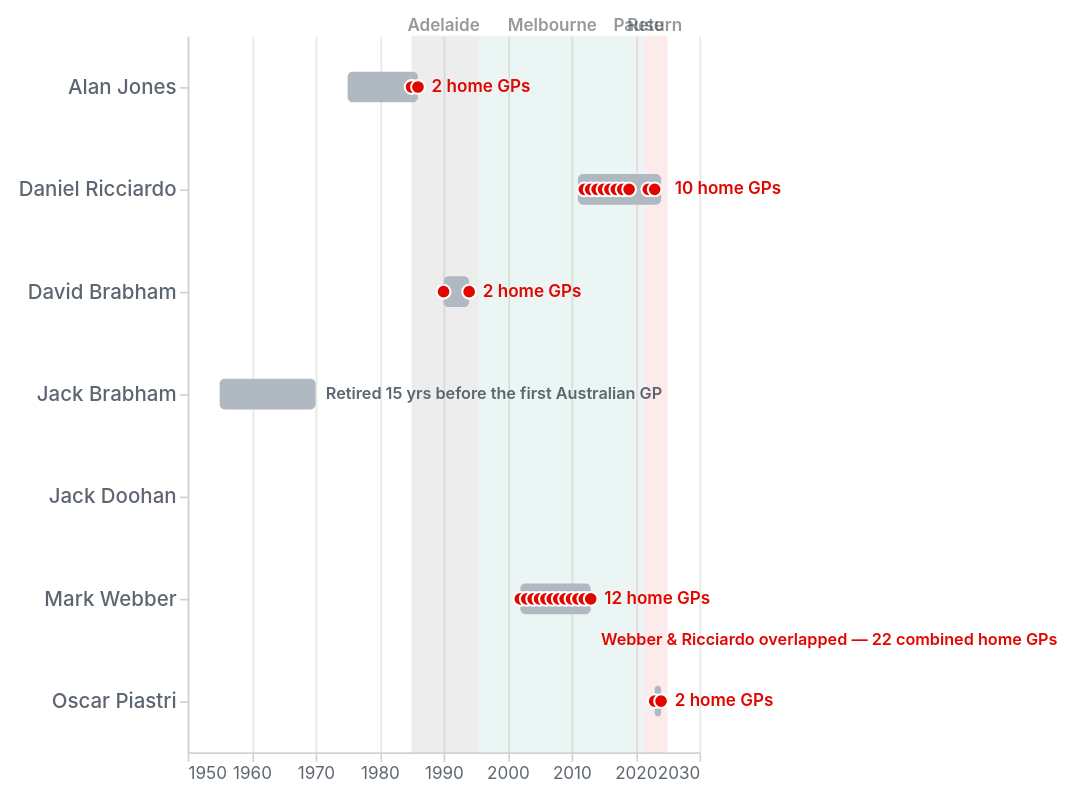

The Vega-Lite source for this figure:
### Vega-Lite specification from a JSON file in a GitHub repository (floating-point values rounded to 4 significant figures)
{"$schema": "https://vega.github.io/schema/vega-lite/v5.json", "width": "container", "height": 420, "padding": {"left": 10, "right": 20, "top": 10, "bottom": 10}, "config": {"view": {"stroke": null}, "axis": {"labelColor": "#5d6670", "titleColor": "#30353b", "gridColor": "#e6e8e3", "domainColor": "#cfd4ce", "tickColor": "#cfd4ce", "labelFont": "Inter", "titleFont": "Inter"}, "legend": {"labelFont": "Inter", "titleFont": "Inter"}, "font": "Inter"}, "data": {"values": [{"driver": "Jack Brabham", "career_start": 1955, "career_end": 1970, "career_starts": 128, "career_wins": 14, "home_gp_starts": 0, "home_gp_years": ""}, {"driver": "Alan Jones", "career_start": 1975, "career_end": 1986, "career_starts": 117, "career_wins": 12, "home_gp_starts": 2, "home_gp_years": "1985;1986"}, {"driver": "David Brabham", "career_start": 1990, "career_end": 1994, "career_starts": 30, "career_wins": 0, "home_gp_starts": 2, "home_gp_years": "1990;1994"}, {"driver": "Mark Webber", "career_start": 2002, "career_end": 2013, "career_starts": 217, "career_wins": 9, "home_gp_starts": 12, "home_gp_years": "2002;2003;2004;2005;2006;2007;2008;2009;2010;2011;2012;2013"}, {"driver": "Daniel Ricciardo", "career_start": 2011, "career_end": 2024, "career_starts": 257, "career_wins": 8, "home_gp_starts": 10, "home_gp_years": "2012;2013;2014;2015;2016;2017;2018;2019;2022;2023"}, {"driver": "Oscar Piastri", "career_start": 2023, "career_end": 2024, "career_starts": 46, "career_wins": 2, "home_gp_starts": 2, "home_gp_years": "2023;2024"}, {"driver": "Jack Doohan", "career_start": 2024, "career_end": 2024, "career_starts": 1, "career_wins": 0, "home_gp_starts": 0, "home_gp_years": ""}]}, "layer": [{"data": {"values": [{"x1": 1985, "x2": 1996.0, "era": "Adelaide"}, {"x1": 1996.0, "x2": 2020.0, "era": "Melbourne"}, {"x1": 2020.0, "x2": 2022.0, "era": "Pause"}, {"x1": 2022.0, "x2": 2025, "era": "Return"}]}, "mark": {"type": "rect"}, "encoding": {"x": {"field": "x1", "type": "quantitative", "scale": {"domain": [1954, 2025]}}, "x2": {"field": "x2"}, "color": {"field": "era", "type": "nominal", "scale": {"domain": ["Adelaide", "Melbourne", "Pause", "Return"], "range": ["rgba(31,36,40,0.08)", "rgba(0,122,99,0.08)", "rgba(142,150,157,0.12)", "rgba(225,6,0,0.08)"]}, "legend": null}}}, {"data": {"values": [{"x": 1990, "label": "Adelaide"}, {"x": 2007, "label": "Melbourne"}, {"x": 2020.0, "label": "Pause"}, {"x": 2023, "label": "Return"}]}, "mark": {"type": "text", "fontSize": 10, "fontWeight": 600, "dy": -6, "opacity": 0.5}, "encoding": {"x": {"field": "x", "type": "quantitative"}, "y": {"value": 0}, "text": {"field": "label"}, "color": {"value": "#30353b"}}}, {"mark": {"type": "bar", "height": 18, "cornerRadius": 3, "cursor": "pointer"}, "encoding": {"x": {"field": "career_start", "type": "quantitative", "scale": {"domain": [1954, 2025]}, "axis": {"format": "d", "title": null, "tickCount": 8}}, "x2": {"field": "career_end"}, "y": {"field": "driver", "type": "nominal", "sort": {"field": "career_start"}, "axis": {"title": null, "labelFontSize": 12, "labelFontWeight": 500}}, "color": {"value": "#b0b8c1"}, "tooltip": [{"field": "driver", "title": "Driver"}, {"field": "career_start", "title": "Career start"}, {"field": "career_end", "title": "Career end"}, {"field": "career_starts", "title": "Career GP starts"}, {"field": "career_wins", "title": "Career wins"}, {"field": "home_gp_starts", "title": "Australian GP starts"}]}}, {"transform": [{"filter": "datum.home_gp_years !== ''"}, {"calculate": "split(datum.home_gp_years, ';')", "as": "year_list"}, {"flatten": ["year_list"]}, {"calculate": "+datum.year_list", "as": "home_year"}], "mark": {"type": "circle", "size": 65, "stroke": "#ffffff", "strokeWidth": 1.2, "opacity": 1}, "encoding": {"x": {"field": "home_year", "type": "quantitative"}, "y": {"field": "driver", "type": "nominal"}, "color": {"value": "#e10600"}, "tooltip": [{"field": "driver", "title": "Driver"}, {"field": "home_year", "title": "Australian GP year"}]}}, {"transform": [{"filter": "datum.home_gp_starts > 0"}, {"calculate": "datum.home_gp_starts + ' home GP' + (datum.home_gp_starts > 1 ? 's' : '')", "as": "summary"}], "mark": {"type": "text", "align": "left", "dx": 8, "fontSize": 10, "fontWeight": 600}, "encoding": {"x": {"field": "career_end", "type": "quantitative"}, "y": {"field": "driver", "type": "nominal"}, "text": {"field": "summary"}, "color": {"value": "#e10600"}}}, {"transform": [{"filter": "datum.driver === 'Jack Brabham'"}, {"calculate": "'Retired 15 yrs before the first Australian GP'", "as": "annotation"}], "mark": {"type": "text", "align": "left", "dx": 6, "fontSize": 9.5, "fontWeight": 600, "fontFamily": "Titillium Web", "color": "#5b6670"}, "encoding": {"x": {"field": "career_end", "type": "quantitative"}, "y": {"field": "driver", "type": "nominal", "sort": {"field": "career_start"}}, "text": {"field": "annotation"}}}, {"transform": [{"filter": "datum.driver === 'Mark Webber'"}, {"calculate": "'Webber & Ricciardo overlapped — 22 combined home GPs'", "as": "annotation"}], "mark": {"type": "text", "align": "left", "dx": 6, "dy": 24, "fontSize": 9.5, "fontWeight": 600, "fontFamily": "Titillium Web", "color": "#e10600"}, "encoding": {"x": {"field": "career_end", "type": "quantitative"}, "y": {"field": "driver", "type": "nominal", "sort": {"field": "career_start"}}, "text": {"field": "annotation"}}}]}
